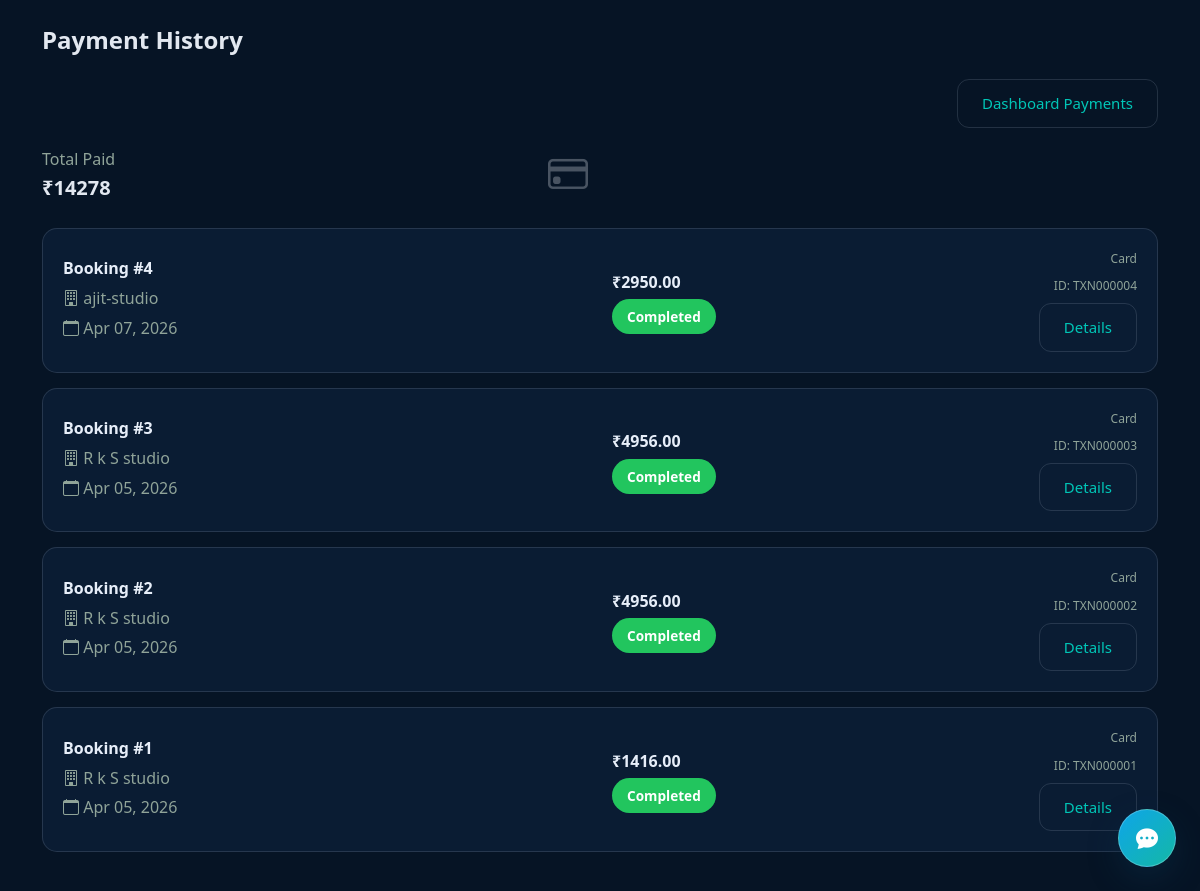
The page /payments/ (signed in) on the database as committed earlier.
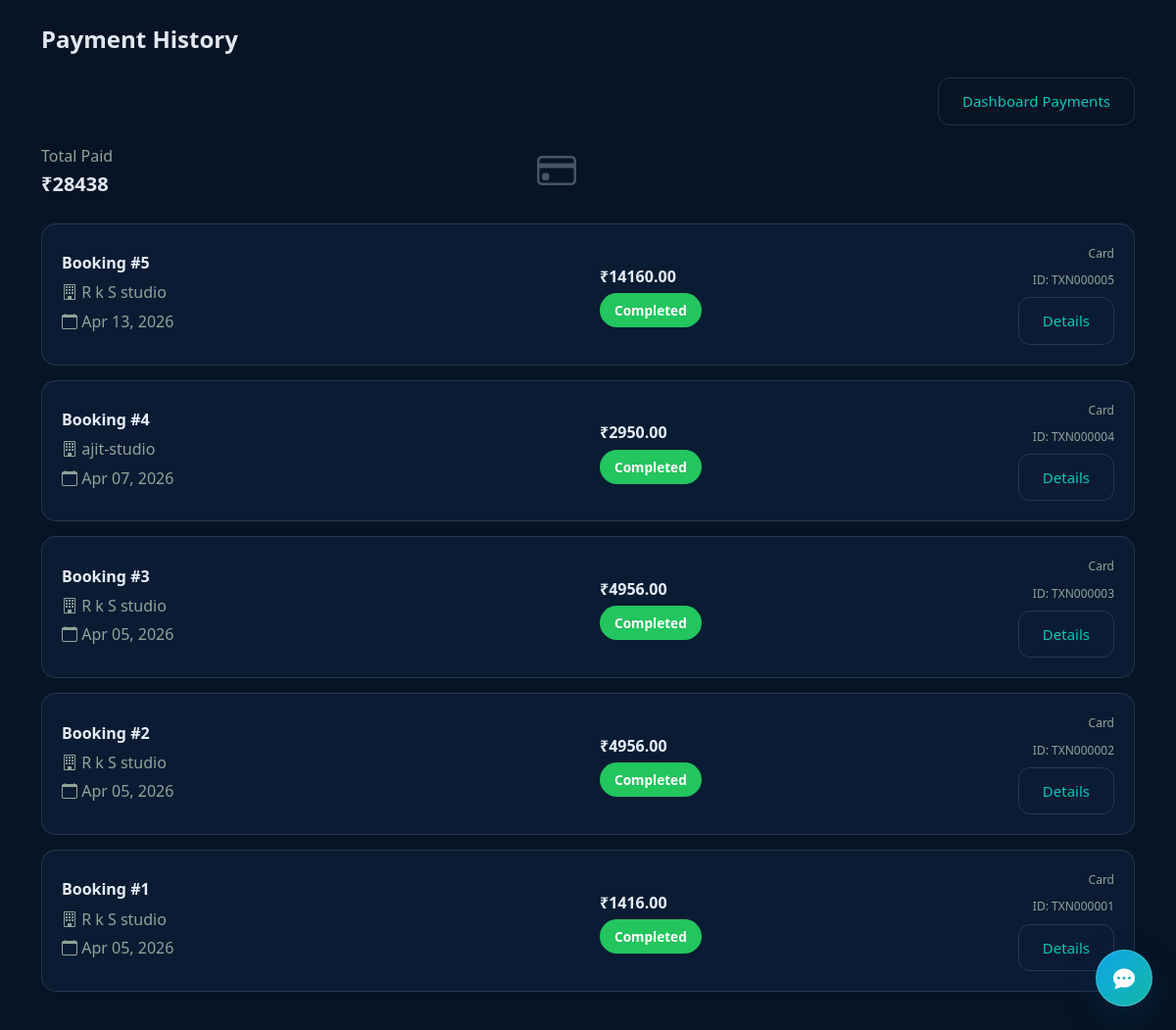
The same page on the database as committed later.
### payments/models.py (models this page shows, shortened)
class Payment(models.Model):
    STATUS_CHOICES = (
        ('Pending', 'Pending'),
        ('Processing', 'Processing'),
        ('Completed', 'Completed'),
        ('Failed', 'Failed'),
        ('Refunded', 'Refunded'),
    )
    PAYMENT_METHOD_CHOICES = (
        ('Card', 'Credit/Debit Card'),
        ('Bank', 'Bank Transfer'),
        ('Wallet', 'Wallet'),
        ('UPI', 'UPI'),
    )
    booking = models.OneToOneField(BookingRequest, on_delete=models.CASCADE, related_name='payment')
    user = models.ForeignKey(settings.AUTH_USER_MODEL, on_delete=models.CASCADE, related_name='payments')
    amount = models.DecimalField(max_digits=10, decimal_places=2)
    transaction_id = models.CharField(max_length=100, unique=True, blank=True, null=True)
    status = models.CharField(max_length=20, choices=STATUS_CHOICES, default='Pending')
    payment_status = models.CharField(max_length=20, choices=STATUS_CHOICES, default='Pending')
    payment_method = models.CharField(max_length=20, choices=PAYMENT_METHOD_CHOICES)
    created_at = models.DateTimeField(auto_now_add=True)
    updated_at = models.DateTimeField(auto_now=True)
    completed_at = models.DateTimeField(blank=True, null=True)
    class Meta:
        ordering = ['-created_at']

### bookings/models.py (models this page shows, shortened)
class BookingRequest(models.Model):
    STATUS_CHOICES = (
        ('Pending', 'Pending'),
        ('Confirmed', 'Confirmed'),
        ('Cancelled', 'Cancelled'),
        ('Completed', 'Completed'),
    )
    PAYMENT_CHOICES = (
        ('Unpaid', 'Unpaid'),
        ('Paid', 'Paid'),
        ('Refunded', 'Refunded'),
    )
    studio = models.ForeignKey(Studio, on_delete=models.CASCADE, related_name='booking_requests')
    user = models.ForeignKey(settings.AUTH_USER_MODEL, on_delete=models.CASCADE, related_name='booking_requests')
    service = models.ForeignKey(Service, on_delete=models.SET_NULL, related_name='bookings', blank=True, null=True)
    event_type = models.CharField(max_length=100)
    date = models.DateField()
    time = models.TimeField(blank=True, null=True)
    booking_date = models.DateField(blank=True, null=True)
    time_slot = models.CharField(max_length=80, blank=True, null=True)
    start_time = models.TimeField(blank=True, null=True)
    end_time = models.TimeField(blank=True, null=True)
    duration_hours = models.PositiveIntegerField(default=2, help_text="Duration in hours")
    location = models.TextField(blank=True, null=True, help_text="Shooting location")
    special_requirements = models.TextField(blank=True, null=True)
    amount = models.DecimalField(max_digits=10, decimal_places=2)
    total_price = models.DecimalField(max_digits=10, decimal_places=2, blank=True, null=True)
    deposit_amount = models.DecimalField(max_digits=10, decimal_places=2, default=0, help_text="Deposit required")
    status = models.CharField(max_length=20, choices=STATUS_CHOICES, default='Pending')
    payment_status = models.CharField(max_length=20, choices=PAYMENT_CHOICES, default='Unpaid')
    created_at = models.DateTimeField(auto_now_add=True)
    updated_at = models.DateTimeField(auto_now=True)
    confirmed_at = models.DateTimeField(blank=True, null=True)
    class Meta:
        ordering = ['-created_at']
        verbose_name = 'Booking Request'
        verbose_name_plural = 'Booking Requests'

### studios/models.py (models this page shows, shortened)
class Studio(models.Model):
    user = models.OneToOneField(settings.AUTH_USER_MODEL, on_delete=models.CASCADE, related_name='studio')
    studio_name = models.CharField(max_length=200)
    location = models.CharField(max_length=200)
    description = models.TextField(blank=True, null=True)
    profile_image = models.ImageField(upload_to="studio_profiles/", blank=True, null=True)
    price_per_hour = models.DecimalField(max_digits=10, decimal_places=2, default=0)
    rating = models.DecimalField(max_digits=3, decimal_places=2, default=0)
    category = models.ForeignKey(Category, on_delete=models.SET_NULL, null=True, blank=True)
    is_featured = models.BooleanField(default=False, help_text="Display on homepage")
    is_verified = models.BooleanField(default=False, help_text="Studio has been verified")
    price_range = models.CharField(
        max_length=50,
        blank=True,
        null=True,
        help_text="e.g., $100-$500 per hour"
    )
    experience_years = models.PositiveIntegerField(default=0, help_text="Years of experience")
    specializations = models.TextField(
        blank=True,
        null=True,
        help_text="Comma-separated specializations"
    )
    phone = models.CharField(max_length=20, blank=True, null=True)
    email = models.EmailField(blank=True, null=True)
    website = models.URLField(blank=True, null=True)
    created_at = models.DateTimeField(auto_now_add=True)
    updated_at = models.DateTimeField(auto_now=True)
    class Meta:
        ordering = ['-is_featured', '-created_at']
        verbose_name = 'Studio'
        verbose_name_plural = 'Studios'
        indexes = [
            models.Index(fields=['-is_featured', '-created_at']),
            models.Index(fields=['location']),
        ]

### payments/views.py (the view)
# urls.py: path('', views.payment_list, name='payment_list'),
@login_required
def payment_list(request):
    payments = Payment.objects.filter(user=request.user).order_by('-created_at')
    status = request.GET.get('status', '')
    if status:
        payments = payments.filter(status=status)
    completed_payments = Payment.objects.filter(user=request.user, status='Completed')
    total_payments = completed_payments.aggregate(total=Sum('amount'))['total'] or 0
    context = {
        'payments': payments,
        'status': status,
        'total_payments': total_payments,
        'completed_count': completed_payments.count(),
        'processing_count': Payment.objects.filter(user=request.user, status='Processing').count(),
    }
    return render(request, 'payments/payment_list.html', context)

### templates/payments/payment_list.html (shortened to what this page needs)
{% extends 'base.html' %}
{% load static %}
{% block extra_css %}
<link rel="stylesheet" href="{% static 'css/pages/payments/payment_list.css' %}">
{% endblock %}
{% block content %}
<div class="container py-4">
            <h1 class="h3 mb-4">Payment History</h1>
            <div class="d-flex justify-content-end mb-3">
                <a href="{% url 'user_payments' %}" class="btn btn-outline-light btn-sm">Dashboard Payments</a>
            </div>
            <div class="row mb-4">
                <div class="col-md-6">
                    <div class="glass-card">
                        <div class="d-flex justify-content-between align-items-center">
                            <div>
                                <p class="text-muted mb-1">Total Paid</p>
                                <h4 class="mb-0">₹{{ total_payments }}</h4>
                            </div>
                            <i class="bi bi-credit-card" style="font-size: 2.5rem; opacity: 0.3;"></i>
                        </div>
                    </div>
                </div>
            </div>
            {% if payments %}
                {% for payment in payments %}
                <div class="payment-card">
                    <div class="row align-items-center">
                        <div class="col-md-6">
                            <h5 class="mb-2">Booking #{{ payment.booking.id }}</h5>
                            <p class="text-muted mb-1">
                                <i class="bi bi-building"></i> {{ payment.booking.studio.studio_name }}
                            </p>
                            <p class="text-muted mb-0">
                                <i class="bi bi-calendar"></i> {{ payment.created_at|date:"M d, Y" }}
                            </p>
                        </div>
                        <div class="col-md-3">
                            <h5>₹{{ payment.amount }}</h5>
                            <span class="payment-status status-{{ payment.status|lower }}">
                                {{ payment.status }}
                            </span>
                        </div>
                        <div class="col-md-3 text-end">
                            <p class="small text-muted mb-2">{{ payment.payment_method }}</p>
                            {% if payment.transaction_id %}
                            <p class="small text-muted mb-2">ID: {{ payment.transaction_id }}</p>
                            {% endif %}
                            <a href="{% url 'payments:payment_detail' payment.id %}" class="btn btn-sm btn-outline-primary">
                                Details
                            </a>
                        </div>
                    </div>
                </div>
                {% endfor %}
            {% else %}
            <div class="alert alert-info text-center py-5">
                <h5><i class="bi bi-inbox"></i> No payments yet</h5>
                <p>Your payments will appear here once you make a booking.</p>
            </div>
            {% endif %}
</div>
{% endblock %}

Rows that differ between the two databases and show on the page:
added Payment: booking.id "5", booking.studio.studio_name "R k S studio", created_at "Apr 13, 2026", amount "14160.00", status "Completed", payment_method "Card", transaction_id "TXN000005"
Other text that changed with them:
{{ total_payments }}: "14278" → "28438"
